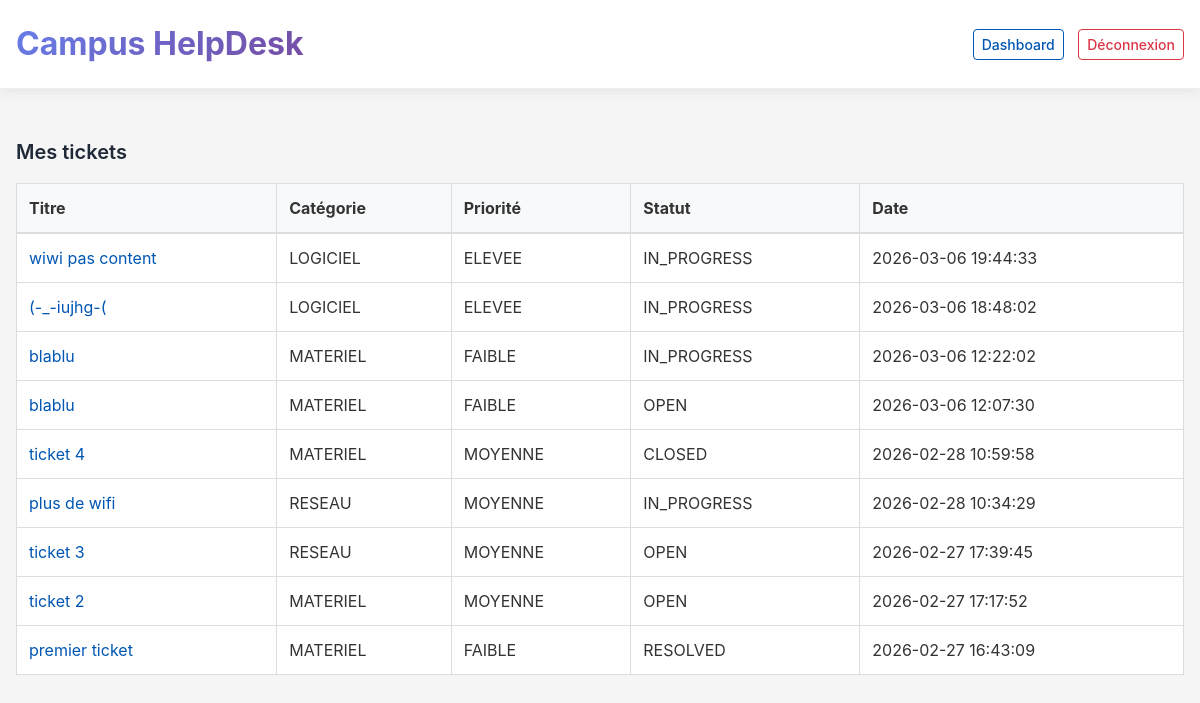
Before: /index.php?route=tickets (signed in) with the older database file.
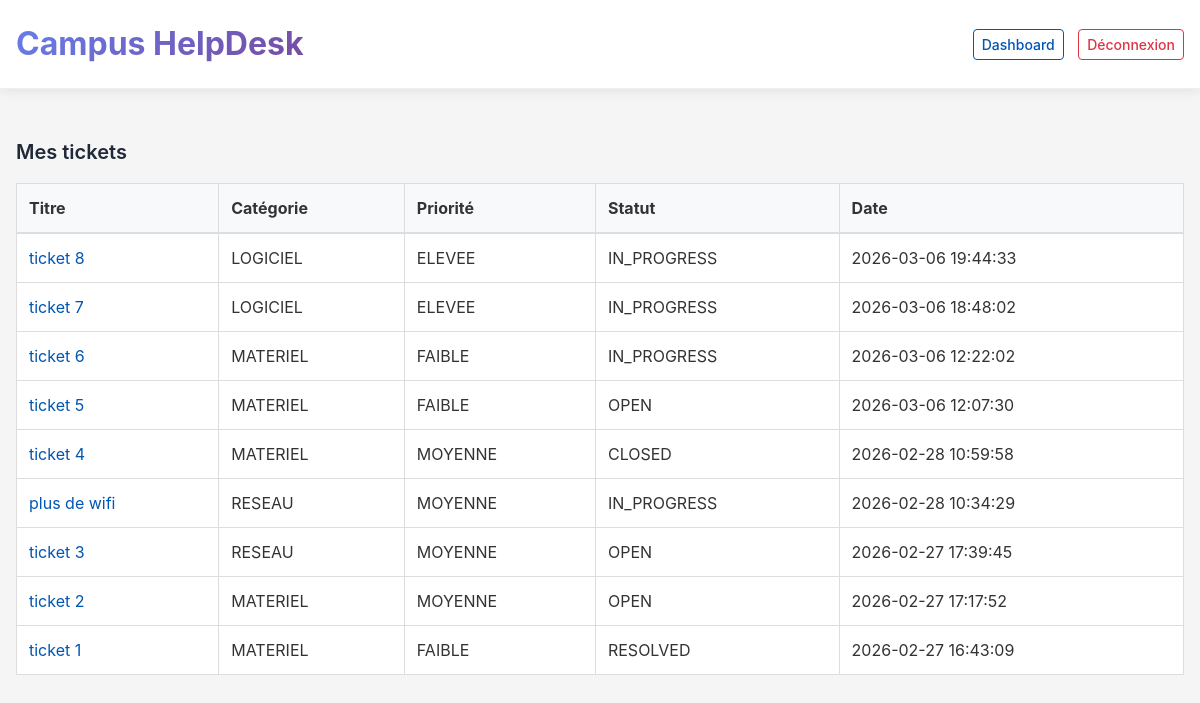
After: the same page with the newer database file.
### tables this page shows
CREATE TABLE `tickets` (
  `id` int(11) NOT NULL,
  `titre` varchar(150) NOT NULL,
  `description` text NOT NULL,
  `categorie` varchar(50) NOT NULL,
  `priorite` enum('FAIBLE','MOYENNE','ELEVEE') NOT NULL,
  `statut` enum('OPEN','IN_PROGRESS','RESOLVED','CLOSED') NOT NULL DEFAULT 'OPEN',
  `auteur_id` int(11) NOT NULL,
  `technicien_id` int(11) DEFAULT NULL,
  `created_at` datetime DEFAULT CURRENT_TIMESTAMP,
  `updated_at` datetime DEFAULT NULL
);

### app/core/View.php (called while the page is built, shortened)
<?php
final class View {
  public static function render(string $view, array $data = []){
    require __DIR__ . "/../views/layouts/main.php";
  }
}

### app/controllers/TicketController.php (called while the page is built, shortened)
<?php
require_once __DIR__ . '/../core/View.php';
require_once __DIR__ . '/../models/TicketModel.php';
final class TicketController {
  public function index() {
    $user = Auth::user();
    $ticketModel = new TicketModel();
    $statut = isset($_GET['statut']) ? $_GET['statut'] : null;
    $priorite = isset($_GET['priorite']) ? $_GET['priorite'] : null;
    if ($user['role'] === 'ETUDIANT') {
        $tickets = $ticketModel->findByAuteur($user['id']);
    } elseif ($user['role'] === 'TECH') {
        $tickets = $ticketModel->findAll($statut, $priorite);
    } else {
        $tickets = $ticketModel->findAll();
    }
    View::render('tickets/list', [
        'title' => 'Liste des tickets',
        'tickets' => $tickets,
        'user' => $user,
        'statut' => $statut ? $statut : '',
        'priorite' => $priorite ? $priorite : ''
    ]);
}
}

### index.php (called while the page is built, shortened)
<?php
$route = isset($_GET['route']) ? $_GET['route'] : '';
Router::dispatch($route);

### app/core/Database.php (called while the page is built, shortened)
<?php
final class Database {
  private static $pdo = null;
  public static function pdo(){
    if (self::$pdo === null) {
      $dsn = "mysql:host=127.0.0.1;dbname=campus_helpdesk;charset=utf8mb4";
      self::$pdo = new PDO($dsn, "root", "root", [
        PDO::ATTR_ERRMODE => PDO::ERRMODE_EXCEPTION,
        PDO::ATTR_DEFAULT_FETCH_MODE => PDO::FETCH_ASSOC,
        PDO::ATTR_EMULATE_PREPARES => false,
      ]);
    }
    return self::$pdo;
  }
}

### app/models/TicketModel.php (called while the page is built, shortened)
<?php
require_once __DIR__ . '/../core/Database.php';
final class TicketModel {
  public function findAll($statut = null, $priorite = null) {
    $sql = "SELECT * FROM tickets WHERE 1=1";
    $params = [];
    $sql .= " ORDER BY created_at DESC";
    $stmt = Database::pdo()->prepare($sql);
    $stmt->execute($params);
    return $stmt->fetchAll();
}
}

### app/views/tickets/list.php (the view, shortened to what this page needs)
<h1 class="page-title-sm space-bottom-md">Mes tickets</h1>
<?php if (empty($tickets)): ?>
  <div class="notice notice-info">Aucun ticket pour le moment.</div>
<?php else: ?>
  <table class="data-table data-table-bordered">
    <thead>
      <tr>
        <th>Titre</th>
        <th>Catégorie</th>
        <th>Priorité</th>
        <th>Statut</th>
        <th>Date</th>
      </tr>
    </thead>
    <tbody>
      <?php foreach ($tickets as $ticket): ?>
        <tr>
          <td>
            <a href="index.php?route=ticket-show&id=<?= $ticket['id'] ?>">
            <?= htmlspecialchars($ticket['titre']) ?>
            </a>
          </td>
          <td><?= htmlspecialchars($ticket['categorie']) ?></td>
          <td><?= htmlspecialchars($ticket['priorite']) ?></td>
          <td><?= htmlspecialchars($ticket['statut']) ?></td>
          <td><?= htmlspecialchars($ticket['created_at']) ?></td>
        </tr>
      <?php endforeach; ?>
    </tbody>
  </table>
<?php endif; ?>

Changed rows visible on the page:
changed tickets: titre "wiwi pas content" → "ticket 8"
changed tickets: titre "(-_-iujhg-(" → "ticket 7"
changed tickets: titre "blablu" → "ticket 6"
changed tickets: titre "blablu" → "ticket 5"
changed tickets "RESOLVED": titre "premier ticket" → "ticket 1"
